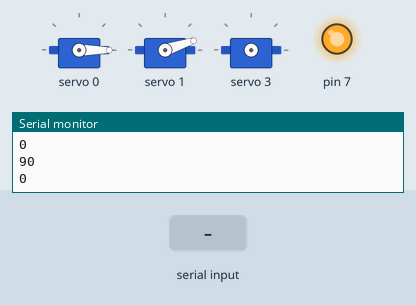
The sketch below on a simulated Arduino Uno, built with avr-gcc and run on an emulated ATmega328P. Parts: 3 × servo, output pins drawn as LEDs (lit = HIGH), the last lines printed to the serial monitor. Inputs (shaded band) come from the test bench.

Above: at 1.5 s.
1.6 s: "1\n" received over Serial
At 3.5 s:
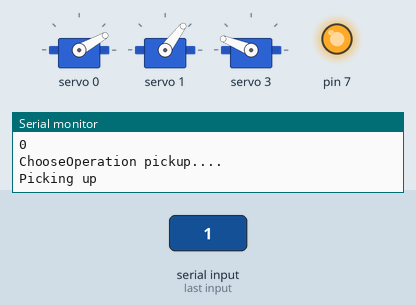
4.1 s: "2\n" received over Serial
At 6.3 s:
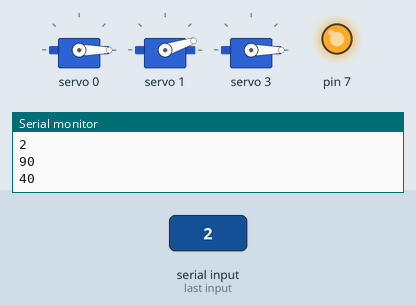
6.6 s: "5\n" received over Serial
At 7.0 s:
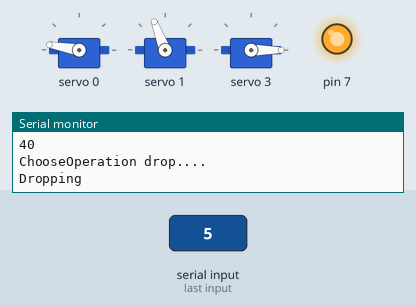
9.6 s: "1\n" received over Serial
At 11.21 s:
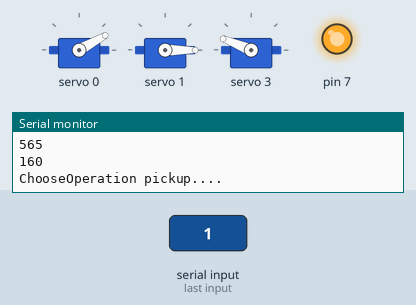
12.5 s: "5\n" received over Serial
At 14.8 s:
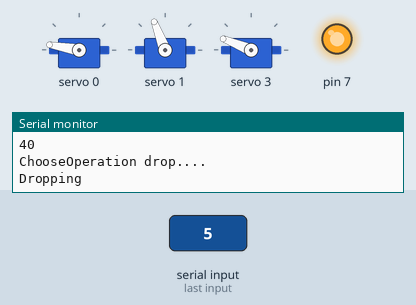
15.2 s: "2\n" received over Serial
At 17.85 s:
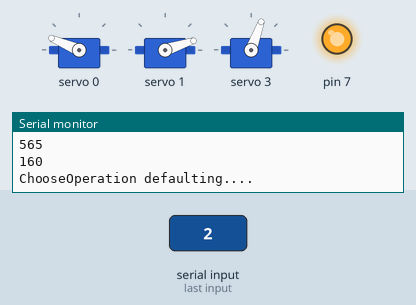
Timing chart, 0 to 20.7 s (numbered marks = the images above; inputs shaded):
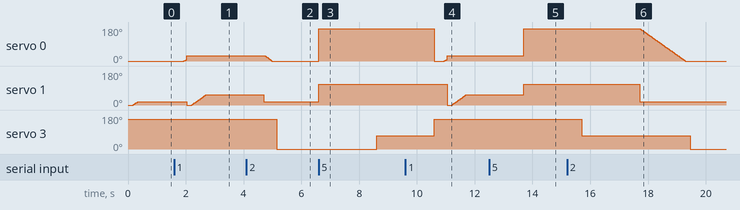

The sketch:

max_robot_v1.ino
```cpp
#include <Wire.h>
#include <Adafruit_PWMServoDriver.h>
#define shoulder 0
#define elbow 1
#define hand 2
#define claw 3
Adafruit_PWMServoDriver max = Adafruit_PWMServoDriver();

#define SERVOMIN 90
#define SERVOMAX 625
int shoulderDegrees;
int elbowDegrees;
int clawDegrees;

int shoulderpulselength;
int elbowpulselength;
int clawpulselength;
int x;
int chooseOperation;


void setup() {
  Serial.begin(9600);
  max.begin();
  max.setPWMFreq(60);
  pinMode(7, OUTPUT);
  digitalWrite(7, HIGH);
  x = 0;
  def(x);
}

void pickup(bool x){
  if(x == 1){
    shoulderDegrees = 40;
    elbowDegrees = 60;
    clawDegrees = 150;
    clawpulselength = map(clawDegrees, 0, 180, SERVOMIN, SERVOMAX);

    max.setPWM(claw, 0, clawpulselength);

    for(int i = 0;i<=shoulderDegrees-20;i++){
      shoulderpulselength = map(i, 0, 180, SERVOMIN, SERVOMAX);
      max.setPWM(0, 0, shoulderpulselength);
      delay(20);
    }
    shoulderpulselength = map(shoulderDegrees, 0, 180, SERVOMIN, SERVOMAX);
    max.setPWM(0, 0, shoulderpulselength);

    for(int j = 0;j<=elbowDegrees;j++){
      elbowpulselength = map(j, 0, 180, SERVOMIN, SERVOMAX);
      max.setPWM(1, 0, elbowpulselength);
      delay(10);
    }


    Serial.println("Picking up");
    delay(2000);
    x = 2;

  }
  else{
    Serial.println("Not picking up");
  }
}

void lift(){
  shoulderDegrees = 100;
  elbowDegrees = 60;
  clawDegrees = 15;

  shoulderpulselength = map(shoulderDegrees, 0, 180, SERVOMIN, SERVOMAX);
  elbowpulselength = map(elbowDegrees, 0, 180, SERVOMIN, SERVOMAX);
  clawpulselength = map(clawDegrees, 0, 180, SERVOMIN, SERVOMAX);

  max.setPWM(shoulder, 0, shoulderpulselength);
  max.setPWM(elbow, 0, elbowpulselength);
  max.setPWM(claw, 0, clawpulselength);
  Serial.println("Lifting");
  delay(2000);
}
void drop(){
  shoulderDegrees = 160;
  elbowDegrees = 110;
  clawDegrees = 75;

  shoulderpulselength = map(shoulderDegrees, 0, 180, SERVOMIN, SERVOMAX);
  elbowpulselength = map(elbowDegrees, 0, 180, SERVOMIN, SERVOMAX);
  clawpulselength = map(clawDegrees, 0, 180, SERVOMIN, SERVOMAX);

  max.setPWM(shoulder, 0, shoulderpulselength);
  max.setPWM(elbow, 0, elbowpulselength);
  Serial.println("Dropping");
  delay(2000);
  max.setPWM(claw, 0, clawpulselength);
  delay(2000);
}
void def(int x){
  if(x == 0){
    shoulderDegrees = 0;
    elbowDegrees = 30;
    clawDegrees = 0;

    shoulderpulselength = map(shoulderDegrees, 0, 180, SERVOMIN, SERVOMAX);
    elbowpulselength = map(elbowDegrees, 0, 180, SERVOMIN, SERVOMAX);
    clawpulselength = map(clawDegrees, 0, 180, SERVOMIN, SERVOMAX);

    for(int i = 0;i<=shoulderDegrees;i++){
      shoulderpulselength = map(i, 0, 180, SERVOMIN, SERVOMAX);
      max.setPWM(0, 0, shoulderpulselength);
      delay(10);
    }
    shoulderpulselength = map(shoulderDegrees, 0, 180, SERVOMIN, SERVOMAX);
    max.setPWM(0, 0, shoulderpulselength);

    for(int j = 0;j<=elbowDegrees;j++){
      elbowpulselength = map(j, 0, 180, SERVOMIN, SERVOMAX);
      max.setPWM(1, 0, elbowpulselength);
      delay(10);
    }


  }
  else if(x == 2){
    //shoulderDegrees = 0;
    elbowDegrees = 30;
    clawDegrees = 0;
    for(int j = elbowDegrees;j>=30;j--){
      elbowpulselength = map(j, 0, 180, SERVOMIN, SERVOMAX);
      max.setPWM(elbow, 0, elbowpulselength);
      delay(10);
    }
    for(int i=shoulderDegrees;i>=0;i--){
      shoulderpulselength = map(i, 0, 180, SERVOMIN, SERVOMAX);
      max.setPWM(shoulder, 0, shoulderpulselength);
      delay(10);
    }

    clawpulselength = map(clawDegrees, 0, 180, SERVOMIN, SERVOMAX);
    max.setPWM(claw, 0, clawpulselength);
  }
  else{
    Serial.println("Not defaulting");
  }
}

void loop() {

  Serial.println(x);
  Serial.println(shoulderpulselength);
  Serial.println(shoulderDegrees);


  while(Serial.available() == 0){}
  chooseOperation = Serial.parseInt();

  if(chooseOperation == 1){
    Serial.println("ChooseOperation pickup....");
    x = 1;
    pickup(x);
  }
  if(chooseOperation == 5){
    Serial.println("ChooseOperation drop....");
    drop();
  }
  if(chooseOperation == 2){
    Serial.println("ChooseOperation defaulting....");
    x = 2;
    def(x);
  }


}
```

Measured:
- after the input at 1.6 s, servo 0: 0° → 29° after 0.34 s
- after the input at 4.1 s, servo 0: moves from 29° to 0° over 0.26 s, starting after 0.62 s; servo 1: 53° → 18° after 0.60 s; servo 3: 158° → 0° after 1.1 s
- after the input at 6.6 s, servo 0: 0° → 170° at once; servo 1: 18° → 111° at once; servo 3: 0° → 70° after 2.0 s
- after the input at 9.6 s, servo 0: 170° → 0° after 1.0 s, → 29° 0.33 s later; servo 3: 70° → 158° after 1.0 s
- after the input at 12.5 s, servo 0: 29° → 170° after 1.2 s; servo 1: 53° → 111° after 1.2 s
- after the input at 15.2 s, servo 0: moves from 170° to 0° over 1.6 s, starting after 2.5 s; servo 1: 111° → 18° after 2.5 s
